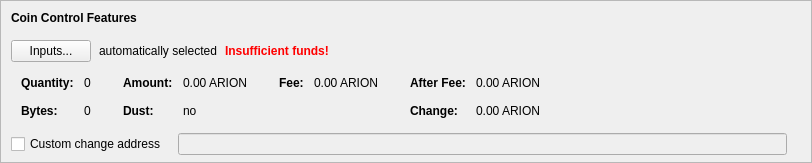
    <widget class="QFrame" name="frameCoinControl">
     <property name="sizePolicy">
      <sizepolicy hsizetype="Expanding" vsizetype="Expanding">
       <horstretch>0</horstretch>
       <verstretch>0</verstretch>
      </sizepolicy>
     </property>
     <property name="maximumSize">
      <size>
       <width>16777215</width>
       <height>16777215</height>
      </size>
     </property>
     <property name="frameShape">
      <enum>QFrame::StyledPanel</enum>
     </property>
     <property name="frameShadow">
      <enum>QFrame::Sunken</enum>
     </property>
     <layout class="QVBoxLayout" name="verticalLayoutCoinControl2">
      <property name="spacing">
       <number>0</number>
      </property>
      <property name="leftMargin">
       <number>0</number>
      </property>
      <property name="topMargin">
       <number>0</number>
      </property>
      <property name="rightMargin">
       <number>0</number>
      </property>
      <property name="bottomMargin">
       <number>6</number>
      </property>
      <item>
       <layout class="QVBoxLayout" name="verticalLayoutCoinControl" stretch="0,0,0,0,1">
        <property name="spacing">
         <number>0</number>
        </property>
        <property name="leftMargin">
         <number>10</number>
        </property>
        <property name="topMargin">
         <number>10</number>
        </property>
        <item>
         <layout class="QHBoxLayout" name="horizontalLayoutCoinControl1">
          <property name="bottomMargin">
           <number>15</number>
          </property>
          <item>
           <widget class="QLabel" name="labelCoinControlFeatures">
            <property name="sizePolicy">
             <sizepolicy hsizetype="Preferred" vsizetype="Maximum">
              <horstretch>0</horstretch>
              <verstretch>0</verstretch>
             </sizepolicy>
            </property>
            <property name="font">
             <font>
              <weight>75</weight>
              <bold>true</bold>
             </font>
            </property>
            <property name="styleSheet">
             <string notr="true">font-weight:bold;</string>
            </property>
            <property name="text">
             <string>Coin Control Features</string>
            </property>
           </widget>
          </item>
         </layout>
        </item>
        <item>
         <layout class="QHBoxLayout" name="horizontalLayoutCoinControl2" stretch="0,0,0,0">
          <property name="spacing">
           <number>8</number>
          </property>
          <property name="bottomMargin">
           <number>10</number>
          </property>
          <item>
           <widget class="QPushButton" name="pushButtonCoinControl">
            <property name="styleSheet">
             <string notr="true"/>
            </property>
            <property name="text">
             <string>Inputs...</string>
            </property>
            <property name="autoDefault">
             <bool>false</bool>
            </property>
           </widget>
          </item>
          <item>
           <widget class="QLabel" name="labelCoinControlAutomaticallySelected">
            <property name="text">
             <string>automatically selected</string>
            </property>
            <property name="margin">
             <number>5</number>
            </property>
           </widget>
          </item>
          <item>
           <widget class="QLabel" name="labelCoinControlInsuffFunds">
            <property name="font">
             <font>
              <weight>75</weight>
              <bold>true</bold>
             </font>
            </property>
            <property name="styleSheet">
             <string notr="true">color:red;font-weight:bold;</string>
            </property>
            <property name="text">
             <string>Insufficient funds!</string>
            </property>
            <property name="margin">
             <number>5</number>
            </property>
           </widget>
          </item>
          <item>
           <spacer name="horizontalSpacerCoinControl">
            <property name="orientation">
             <enum>Qt::Horizontal</enum>
            </property>
            <property name="sizeHint" stdset="0">
             <size>
              <width>40</width>
              <height>1</height>
             </size>
            </property>
           </spacer>
          </item>
         </layout>
        </item>
        <item>
         <widget class="QWidget" name="widgetCoinControl" native="true">
          <property name="sizePolicy">
           <sizepolicy hsizetype="Preferred" vsizetype="Preferred">
            <horstretch>0</horstretch>
            <verstretch>0</verstretch>
           </sizepolicy>
          </property>
          <property name="minimumSize">
           <size>
            <width>0</width>
            <height>0</height>
           </size>
          </property>
          <property name="styleSheet">
           <string notr="true"/>
          </property>
          <layout class="QHBoxLayout" name="horizontalLayoutCoinControl5">
           <property name="leftMargin">
            <number>0</number>
           </property>
           <property name="topMargin">
            <number>0</number>
           </property>
           <property name="rightMargin">
            <number>0</number>
           </property>
           <property name="bottomMargin">
            <number>0</number>
           </property>
           <item>
            <layout class="QHBoxLayout" name="horizontalLayoutCoinControl3" stretch="0,0,0,1">
             <property name="spacing">
              <number>20</number>
             </property>
             <property name="topMargin">
              <number>0</number>
             </property>
             <property name="bottomMargin">
              <number>10</number>
             </property>
             <item>
              <layout class="QFormLayout" name="formLayoutCoinControl1">
               <property name="horizontalSpacing">
                <number>10</number>
               </property>
               <property name="verticalSpacing">
                <number>14</number>
               </property>
               <property name="leftMargin">
                <number>10</number>
               </property>
               <property name="topMargin">
                <number>4</number>
               </property>
               <property name="rightMargin">
                <number>6</number>
               </property>
               <item row="0" column="0">
                <widget class="QLabel" name="labelCoinControlQuantityText">
                 <property name="font">
                  <font>
                   <weight>75</weight>
                   <bold>true</bold>
                  </font>
                 </property>
                 <property name="text">
                  <string>Quantity:</string>
                 </property>
                 <property name="margin">
                  <number>0</number>
                 </property>
                </widget>
               </item>
               <item row="0" column="1">
                <widget class="QLabel" name="labelCoinControlQuantity">
                 <property name="cursor">
                  <cursorShape>IBeamCursor</cursorShape>
                 </property>
                 <property name="contextMenuPolicy">
                  <enum>Qt::ActionsContextMenu</enum>
                 </property>
                 <property name="text">
                  <string notr="true">0</string>
                 </property>
                 <property name="margin">
                  <number>0</number>
                 </property>
                 <property name="textInteractionFlags">
                  <set>Qt::LinksAccessibleByMouse|Qt::TextSelectableByKeyboard|Qt::TextSelectableByMouse</set>
                 </property>
                </widget>
               </item>
               <item row="1" column="0">
                <widget class="QLabel" name="labelCoinControlBytesText">
                 <property name="font">
                  <font>
                   <weight>75</weight>
                   <bold>true</bold>
                  </font>
                 </property>
                 <property name="text">
                  <string>Bytes:</string>
                 </property>
                </widget>
               </item>
               <item row="1" column="1">
                <widget class="QLabel" name="labelCoinControlBytes">
                 <property name="cursor">
                  <cursorShape>IBeamCursor</cursorShape>
                 </property>
                 <property name="contextMenuPolicy">
                  <enum>Qt::ActionsContextMenu</enum>
                 </property>
                 <property name="text">
                  <string notr="true">0</string>
                 </property>
                 <property name="textInteractionFlags">
                  <set>Qt::LinksAccessibleByMouse|Qt::TextSelectableByKeyboard|Qt::TextSelectableByMouse</set>
                 </property>
                </widget>
               </item>
              </layout>
             </item>
             <item>
              <layout class="QFormLayout" name="formLayoutCoinControl2">
               <property name="horizontalSpacing">
                <number>10</number>
               </property>
               <property name="verticalSpacing">
                <number>14</number>
               </property>
               <property name="leftMargin">
                <number>6</number>
               </property>
               <property name="topMargin">
                <number>4</number>
               </property>
               <property name="rightMargin">
                <number>6</number>
               </property>
               <item row="0" column="0">
                <widget class="QLabel" name="labelCoinControlAmountText">
                 <property name="font">
                  <font>
                   <weight>75</weight>
                   <bold>true</bold>
                  </font>
                 </property>
                 <property name="text">
                  <string>Amount:</string>
                 </property>
                 <property name="margin">
                  <number>0</number>
                 </property>
                </widget>
               </item>
               <item row="0" column="1">
                <widget class="QLabel" name="labelCoinControlAmount">
                 <property name="cursor">
                  <cursorShape>IBeamCursor</cursorShape>
                 </property>
                 <property name="contextMenuPolicy">
                  <enum>Qt::ActionsContextMenu</enum>
                 </property>
                 <property name="text">
                  <string notr="true">0.00 ARION</string>
                 </property>
                 <property name="textInteractionFlags">
                  <set>Qt::LinksAccessibleByMouse|Qt::TextSelectableByKeyboard|Qt::TextSelectableByMouse</set>
                 </property>
                </widget>
               </item>
               <item row="1" column="0">
                <widget class="QLabel" name="labelCoinControlLowOutputText">
                 <property name="font">
                  <font>
                   <weight>75</weight>
                   <bold>true</bold>
                  </font>
                 </property>
                 <property name="text">
                  <string>Dust:</string>
                 </property>
                </widget>
               </item>
               <item row="1" column="1">
                <widget class="QLabel" name="labelCoinControlLowOutput">
                 <property name="cursor">
                  <cursorShape>IBeamCursor</cursorShape>
                 </property>
                 <property name="contextMenuPolicy">
                  <enum>Qt::ActionsContextMenu</enum>
                 </property>
                 <property name="text">
                  <string notr="true">no</string>
                 </property>
                 <property name="textInteractionFlags">
                  <set>Qt::LinksAccessibleByMouse|Qt::TextSelectableByKeyboard|Qt::TextSelectableByMouse</set>
                 </property>
                </widget>
               </item>
              </layout>
             </item>
             <item>
              <layout class="QFormLayout" name="formLayoutCoinControl3">
               <property name="horizontalSpacing">
                <number>10</number>
               </property>
               <property name="verticalSpacing">
                <number>14</number>
               </property>
               <property name="leftMargin">
                <number>6</number>
               </property>
               <property name="topMargin">
                <number>4</number>
               </property>
               <property name="rightMargin">
                <number>6</number>
               </property>
               <item row="0" column="0">
                <widget class="QLabel" name="labelCoinControlFeeText">
                 <property name="font">
                  <font>
                   <weight>75</weight>
                   <bold>true</bold>
                  </font>
                 </property>
                 <property name="text">
                  <string>Fee:</string>
                 </property>
                 <property name="margin">
                  <number>0</number>
                 </property>
                </widget>
               </item>
               <item row="0" column="1">
                <widget class="QLabel" name="labelCoinControlFee">
                 <property name="cursor">
                  <cursorShape>IBeamCursor</cursorShape>
                 </property>
                 <property name="contextMenuPolicy">
                  <enum>Qt::ActionsContextMenu</enum>
                 </property>
                 <property name="text">
                  <string notr="true">0.00 ARION</string>
                 </property>
                 <property name="textInteractionFlags">
                  <set>Qt::LinksAccessibleByMouse|Qt::TextSelectableByKeyboard|Qt::TextSelectableByMouse</set>
                 </property>
                </widget>
               </item>
             </layout>
             </item>
             <item>
              <layout class="QFormLayout" name="formLayoutCoinControl4">
               <property name="horizontalSpacing">
                <number>10</number>
               </property>
               <property name="verticalSpacing">
                <number>14</number>
               </property>
               <property name="leftMargin">
                <number>6</number>
               </property>
               <property name="topMargin">
                <number>4</number>
               </property>
               <property name="rightMargin">
                <number>6</number>
               </property>
               <item row="0" column="0">
                <widget class="QLabel" name="labelCoinControlAfterFeeText">
                 <property name="font">
                  <font>
                   <weight>75</weight>
                   <bold>true</bold>
                  </font>
                 </property>
                 <property name="text">
                  <string>After Fee:</string>
                 </property>
                 <property name="margin">
                  <number>0</number>
                 </property>
                </widget>
               </item>
               <item row="0" column="1">
                <widget class="QLabel" name="labelCoinControlAfterFee">
                 <property name="cursor">
                  <cursorShape>IBeamCursor</cursorShape>
                 </property>
                 <property name="contextMenuPolicy">
                  <enum>Qt::ActionsContextMenu</enum>
                 </property>
                 <property name="text">
                  <string notr="true">0.00 ARION</string>
                 </property>
                 <property name="textInteractionFlags">
                  <set>Qt::LinksAccessibleByMouse|Qt::TextSelectableByKeyboard|Qt::TextSelectableByMouse</set>
                 </property>
                </widget>
               </item>
               <item row="1" column="0">
                <widget class="QLabel" name="labelCoinControlChangeText">
                 <property name="font">
                  <font>
                   <weight>75</weight>
                   <bold>true</bold>
                  </font>
                 </property>
                 <property name="text">
                  <string>Change:</string>
                 </property>
                </widget>
               </item>
               <item row="1" column="1">
                <widget class="QLabel" name="labelCoinControlChange">
                 <property name="cursor">
                  <cursorShape>IBeamCursor</cursorShape>
                 </property>
                 <property name="contextMenuPolicy">
                  <enum>Qt::ActionsContextMenu</enum>
                 </property>
                 <property name="text">
                  <string notr="true">0.00 ARION</string>
                 </property>
                 <property name="textInteractionFlags">
                  <set>Qt::LinksAccessibleByMouse|Qt::TextSelectableByKeyboard|Qt::TextSelectableByMouse</set>
                 </property>
                </widget>
               </item>
              </layout>
             </item>
            </layout>
           </item>
          </layout>
         </widget>
        </item>
        <item>
         <layout class="QHBoxLayout" name="horizontalLayoutCoinControl4" stretch="0,0,0">
          <property name="spacing">
           <number>12</number>
          </property>
          <property name="sizeConstraint">
           <enum>QLayout::SetDefaultConstraint</enum>
          </property>
          <property name="topMargin">
           <number>5</number>
          </property>
          <property name="rightMargin">
           <number>5</number>
          </property>
          <item>
           <widget class="QCheckBox" name="checkBoxCoinControlChange">
            <property name="toolTip">
             <string>If this is activated, but the change address is empty or invalid, change will be sent to a newly generated address.</string>
            </property>
            <property name="text">
             <string>Custom change address</string>
            </property>
           </widget>
          </item>
          <item>
           <widget class="QValidatedLineEdit" name="lineEditCoinControlChange">
            <property name="enabled">
             <bool>false</bool>
            </property>
            <property name="sizePolicy">
             <sizepolicy hsizetype="Expanding" vsizetype="Fixed">
              <horstretch>0</horstretch>
              <verstretch>0</verstretch>
             </sizepolicy>
            </property>
           </widget>
          </item>
          <item>
           <widget class="QLabel" name="labelCoinControlChangeLabel">
            <property name="sizePolicy">
             <sizepolicy hsizetype="Preferred" vsizetype="Expanding">
              <horstretch>0</horstretch>
              <verstretch>0</verstretch>
             </sizepolicy>
            </property>
            <property name="minimumSize">
             <size>
              <width>0</width>
              <height>0</height>
             </size>
            </property>
            <property name="text">
             <string/>
            </property>
            <property name="margin">
             <number>3</number>
            </property>
           </widget>
          </item>
         </layout>
        </item>
        <item>
         <spacer name="verticalSpacerCoinControl">
          <property name="orientation">
           <enum>Qt::Vertical</enum>
          </property>
          <property name="sizeHint" stdset="0">
           <size>
            <width>800</width>
            <height>1</height>
           </size>
          </property>
         </spacer>
        </item>
       </layout>
      </item>
     </layout>
    </widget>
